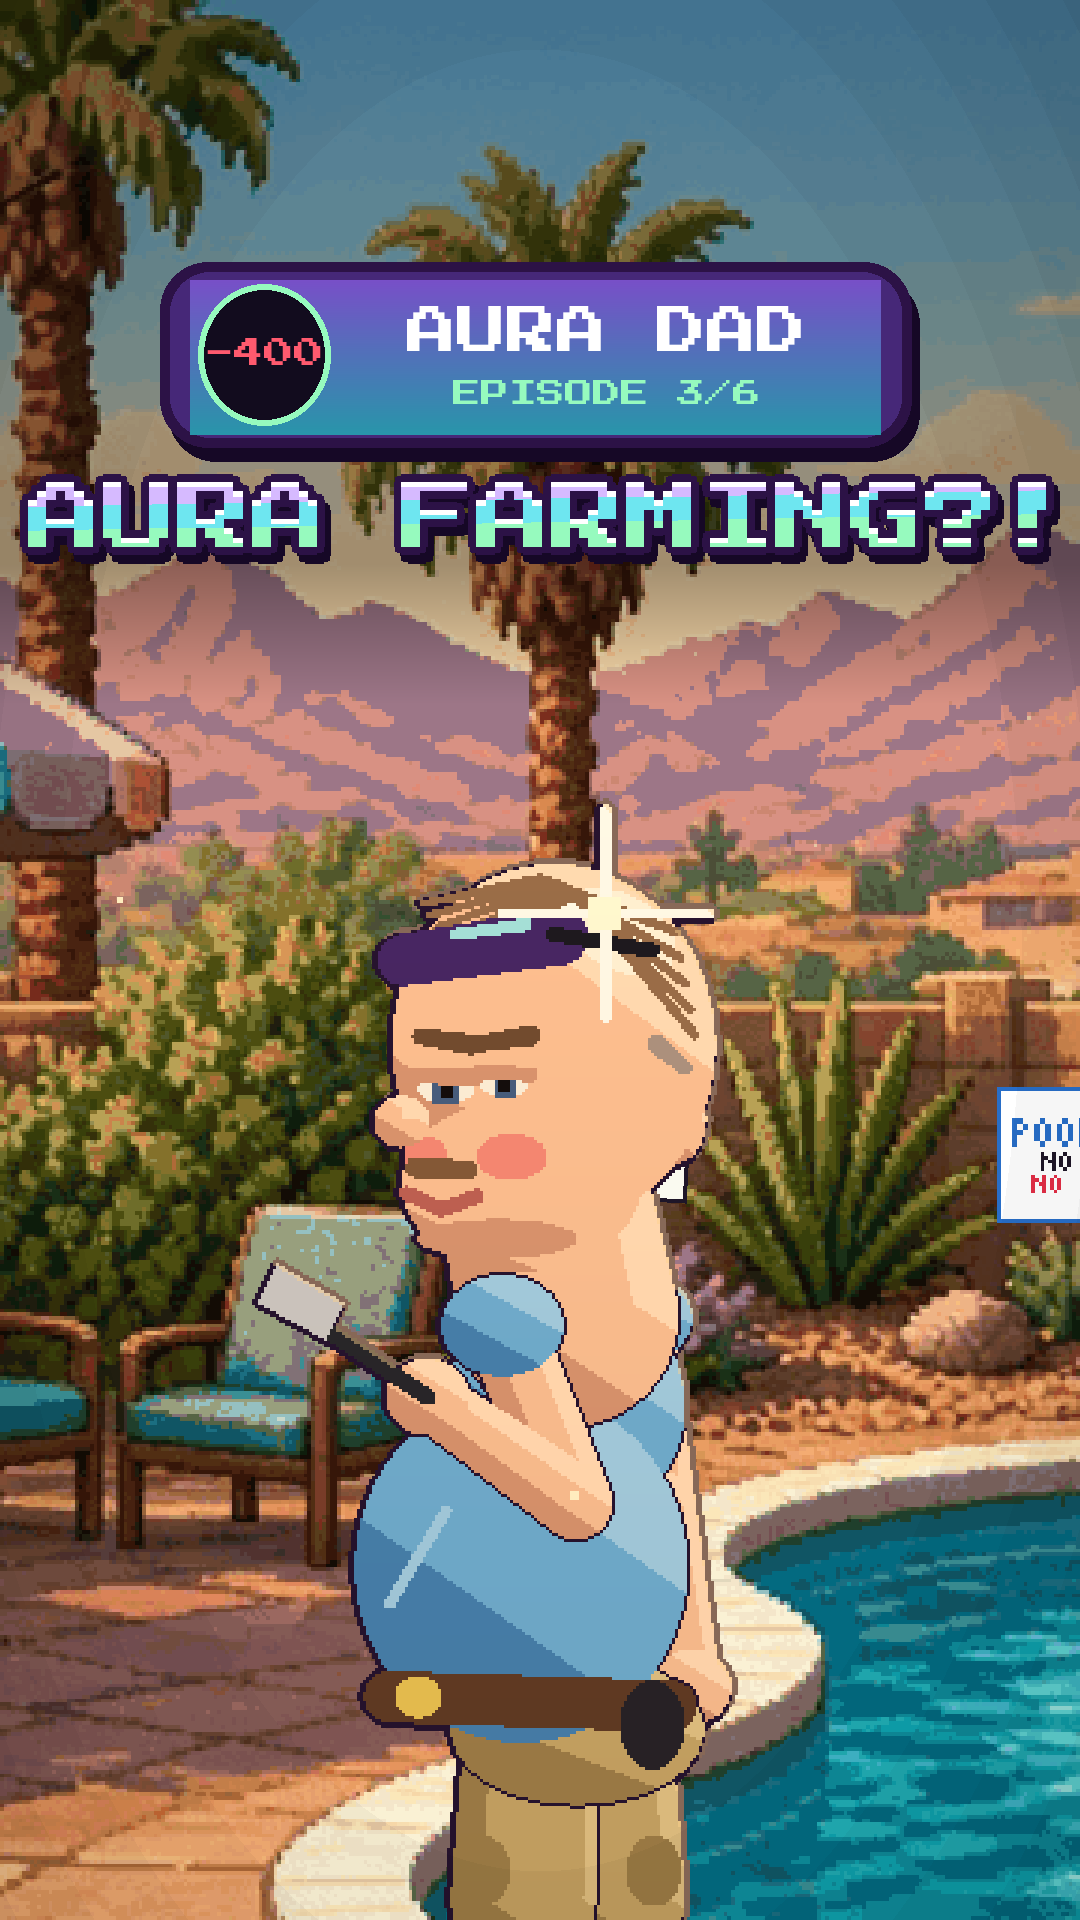

Source code (Python):
"""E03 cover «AURA FARMING?!» — Doug in shades, cool pose with the spatula, the pool behind. python3 cover.py"""
import sys, pathlib; sys.path.insert(0, str(pathlib.Path(__file__).resolve().parents[4] / 'engine'))
from PIL import Image
import paths as P
import ep03 as E
from stage import view_at
from props import auracast as A
from props import aurakit as K

HERE = pathlib.Path(__file__).resolve().parent


def frame(t=0.4):
    v = view_at(E.YARD, 470, 600, 1.25, 180, 760)

    def draw(CH, v_):
        E.doug_at(CH, v_, t, (480.0, 610.0, 12.5), expr='smug', pose=A.DPOSE['point'], mouth_=0.0, shine=1.0, prop_n=E.spatula)
    return E.yard(v, t, draw)


if __name__ == '__main__':
    dst = P.series(E.TL.SLUG) / 'covers'; dst.mkdir(exist_ok=True)
    big = K.cover_make(frame(), ['AURA FARMING?!'], 3, out=str(HERE / 'cover.png'))
    Image.fromarray(big).save(dst / 'cover_s01e03.png')
    print(HERE / 'cover.png')
